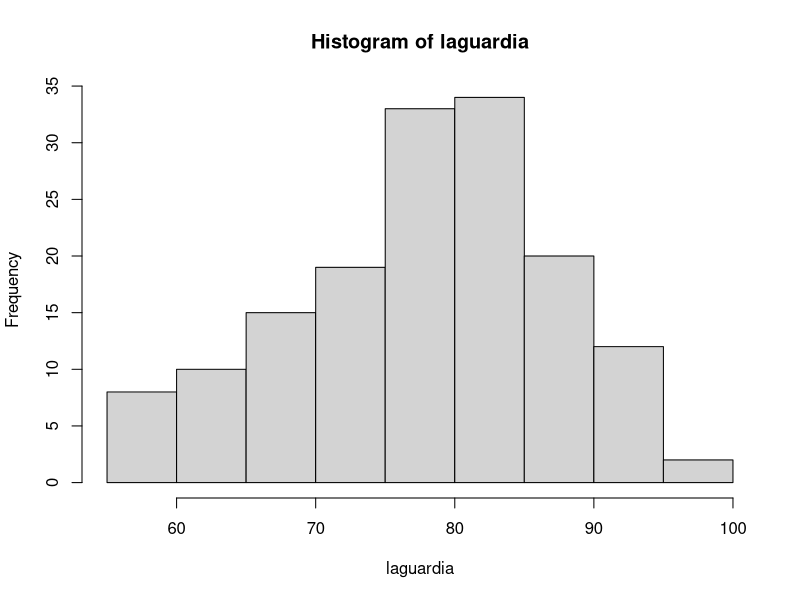
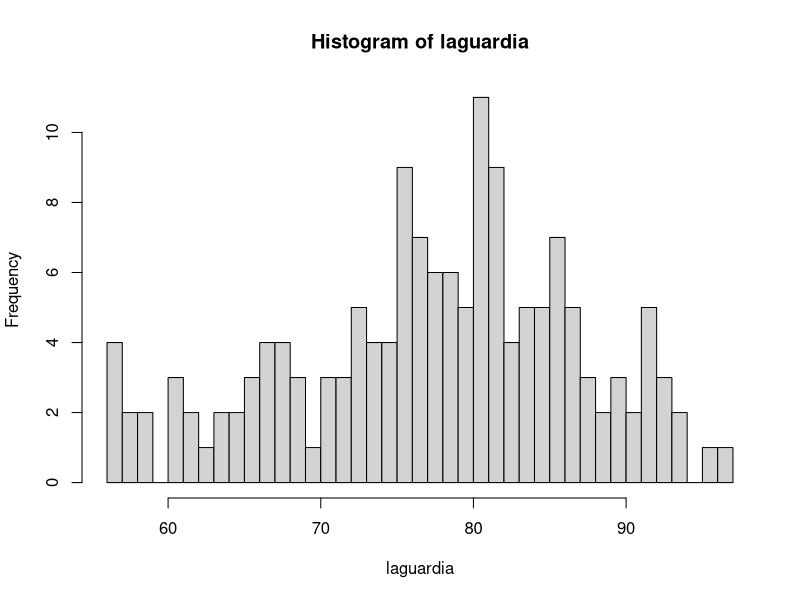
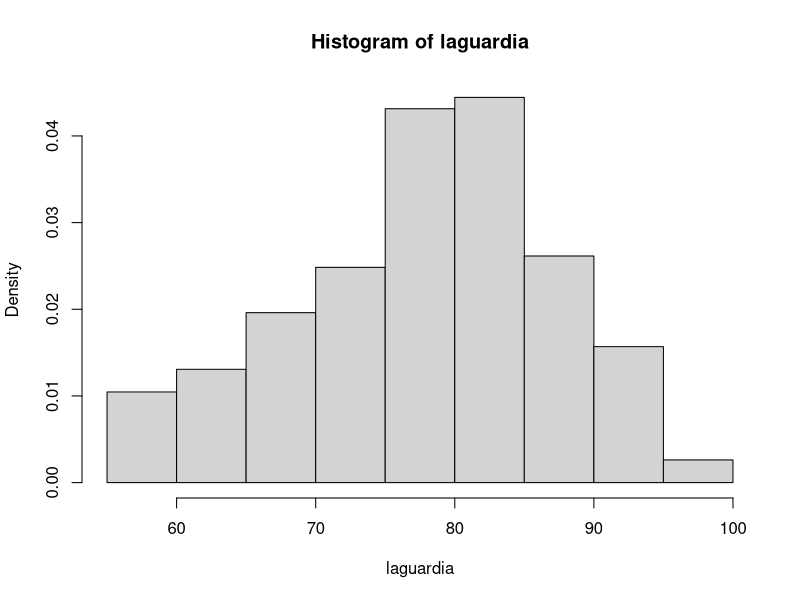
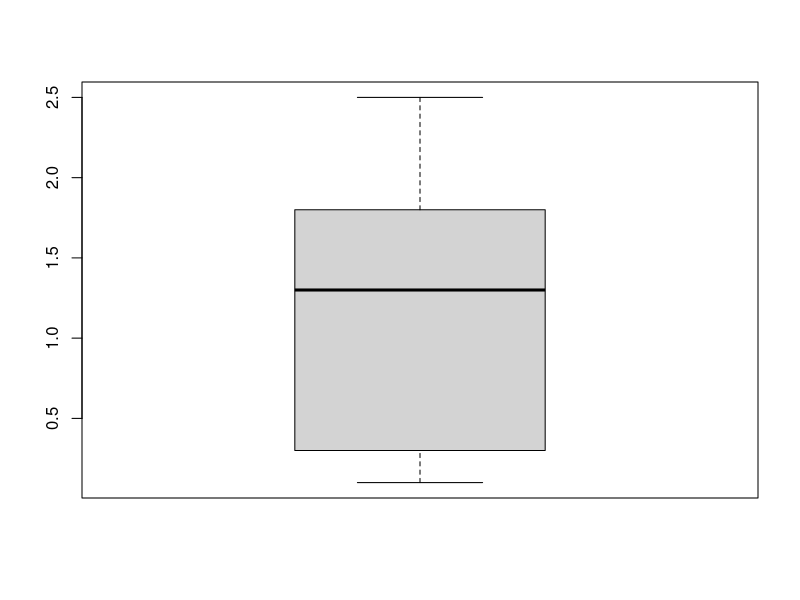
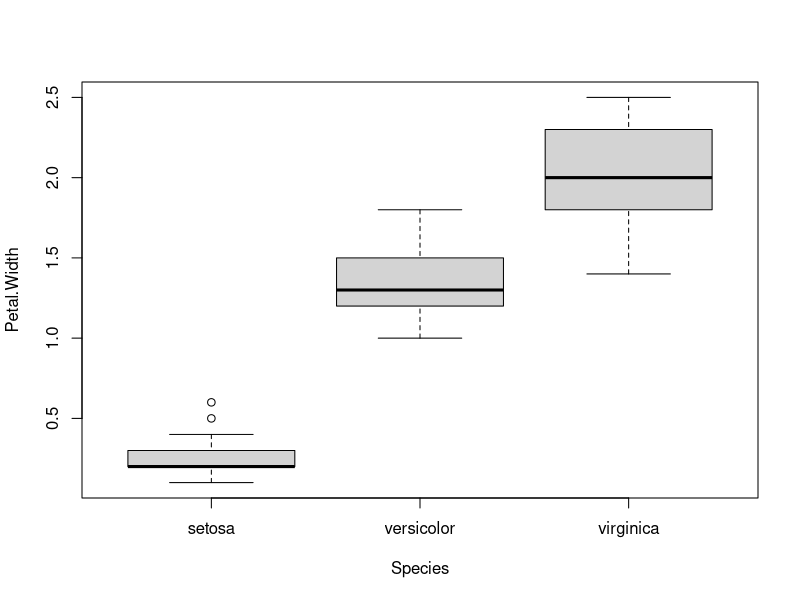

Here is the R script that generated these plots, in order:
laguardia <- c(67, 72, 74, 62, 56, 66, 65, 59, 61, 69, 74, 69, 66, 68, 58, 64, 66, 57, 68, 62, 59, 73, 61, 61, 57, 58, 57, 67, 81, 79, 76, 78, 74, 67, 84, 85, 79, 82, 87, 90, 87, 93, 92, 82, 80, 79, 77, 72, 65, 73, 76, 77, 76, 76, 76, 75, 78, 73, 80, 77, 83, 84, 85, 81, 84, 83, 83, 88, 92, 92, 89, 82, 73, 81, 91,  80, 81, 82, 84, 87, 85, 74, 81, 82, 86, 85, 82, 86, 88, 86, 83, 81, 81, 81, 82, 86, 85, 87, 89, 90,  90, 92, 86, 86, 82, 80, 79, 77, 79, 76, 78, 78, 77, 72, 75, 79, 81, 86, 88, 97, 94, 96, 94, 91, 92, 93, 93, 87, 84, 80, 78, 75, 73, 81, 76, 77, 71, 71, 78, 67, 76, 68, 82, 64, 71, 81, 69, 63, 70, 77,  75, 76, 68)
hist(laguardia, freq=TRUE) # freq histogram
hist(laguardia, breaks=30) # hard-set number of brackets
hist(laguardia, freq=FALSE) # density histogram

data(mtcars) # a build-in data set
attach(mtcars) # so I can use all variables inside matcars
summary(mpg) # mpg variable in mtcars
mean(mpg)
median(mpg)
quantile(mpg, c(.25, .75))
q1 <- quantile(mpg, .25)
q3 <- quantile(mpg, .75)
IQR <- q3 - q1
outlier_cutoff_lower <- q1 - 1.5*IQR
outlier_cutoff_higher <- q3 + 1.5*IQR
mpg[mpg < outlier_cutoff_lower] # select elements in mpg that is lower than the threshold
mpg[mpg > outlier_cutoff_higher] # select elements in mpg that is higher than the threshold

data(iris) # load iris data
?iris # help page for iris
attach(iris)
boxplot(Petal.Width) # Petal width regardless of species
boxplot(Petal.Width ~ Species) # Petal width by species 

sd(Petal.Width) # standard deviation
var(Petal.Width) # variance
sd(Petal.Width)^2 == var(Petal.Width)
(sum(Petal.Width^2)-mean(Petal.Width)^2*length(Petal.Width))/(length(Petal.Width)-1) # alternative definition of variance
